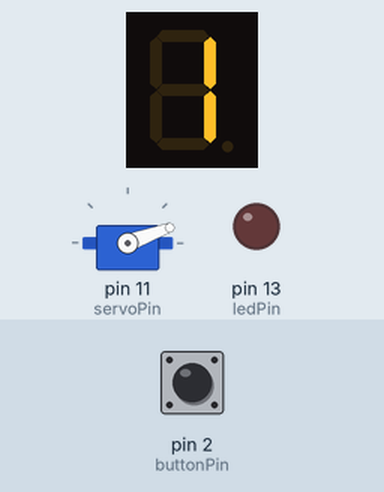
This sketch was run on a simulated Arduino Uno, built with avr-gcc and run on an emulated ATmega328P. Shown: 1-digit seven-segment display, servo, output pins drawn as LEDs (lit = HIGH). Wiring (from diagram.json): 1-digit 7-segment display, segments lit when HIGH: segments pin 12, pin 3, pin 4, pin 5, pin 6, pin 7, pin 8. Inputs (shaded band) come from the test bench; at power-on: pin 2 (buttonPin) HIGH. The segment pins are drawn as the display they are named for; pins used as bus, display or sensor lines are not drawn.

Above: at 1.6 s.
1.7 s: pin 2 (buttonPin) pulled LOW for 0.15 s
At 3.8 s:
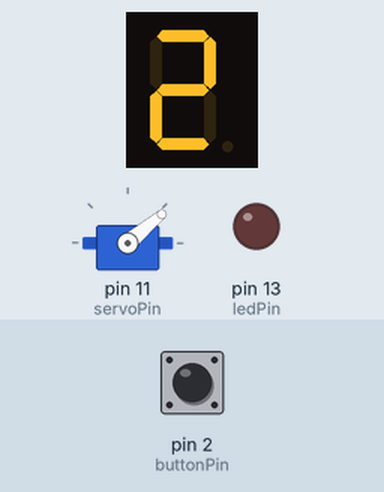
4.8 s: pin 2 (buttonPin) pulled LOW for 3.2 s
At 8.8 s:
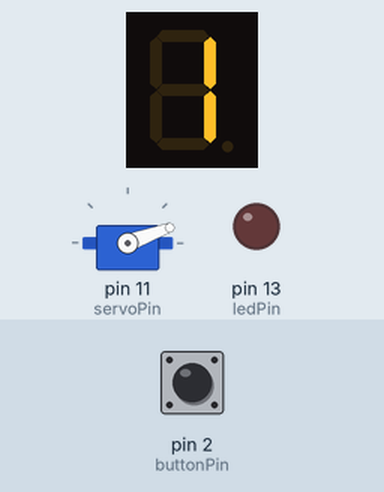
9.5 s: pin 2 (buttonPin) pulled LOW for 1 s
At 13.8 s:
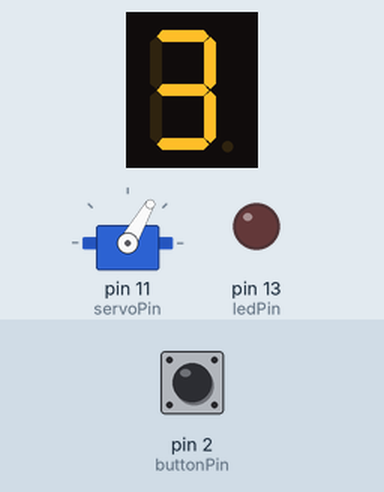
Timing chart, 0 to 28.5 s (numbered marks = the images above; inputs shaded):
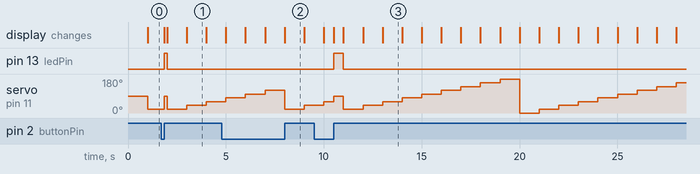

The sketch:

app.ino
```cpp
#include <Servo.h>

const int buttonPin = 2;
const int ledPin = 13;
const int segPins[] = {12,3,4,5,6,7,8};
const int servoPin = 11;

volatile int contador = 0;
Servo myServo;
volatile bool buttonPressed = false;

const int digits[10][7] = {
  {1, 1, 1, 1, 1, 1, 0}, // 0
  {0, 1, 1, 0, 0, 0, 0}, // 1
  {1, 1, 0, 1, 1, 0, 1}, // 2
  {1, 1, 1, 1, 0, 0, 1}, // 3
  {0, 1, 1, 0, 0, 1, 1}, // 4
  {1, 0, 1, 1, 0, 1, 1}, // 5
  {1, 0, 1, 1, 1, 1, 1}, // 6
  {1, 1, 1, 0, 0, 0, 0}, // 7
  {1, 1, 1, 1, 1, 1, 1}, // 8
  {1, 1, 1, 1, 0, 1, 1}  // 9
};

void setup() {
  for (int i = 0; i < 7; i++) {
    pinMode(segPins[i], OUTPUT);
  }

  pinMode(buttonPin, INPUT_PULLUP);
  pinMode(ledPin, OUTPUT);

  myServo.attach(servoPin);

  attachInterrupt(digitalPinToInterrupt(buttonPin), handleInterrupt, RISING );

  displayDigit(contador);
}

void loop() {
  buttonPressed = false;
  digitalWrite(ledPin, LOW);
  if (!buttonPressed) {
    delay(1000);
    contador++;
    if (contador > 9) {
      contador = 0;
    }

    displayDigit(contador);


    int servoAngle = map(contador, 0, 9, 0, 180);
    myServo.write(servoAngle);
  }
}

void displayDigit(int digit) {
  for (int i = 0; i < 7; i++) {
    digitalWrite(segPins[i], digits[digit][i]);
  }
}

void handleInterrupt() {
  buttonPressed = true;

  digitalWrite(ledPin, HIGH);

  myServo.write(90);

  contador = 0;
  displayDigit(contador);

  delay(50);
}
```

Measured:
- after the input at 1.7 s, pin 13 (ledPin): LOW → HIGH after 0.15 s, → LOW 0.15 s later
- after the input at 9.5 s, pin 13 (ledPin): LOW → HIGH after 1.0 s, → LOW 0.50 s later
- what the display in image 1 shows lasts 1.0 s, from 3.0 s to 4.0 s
